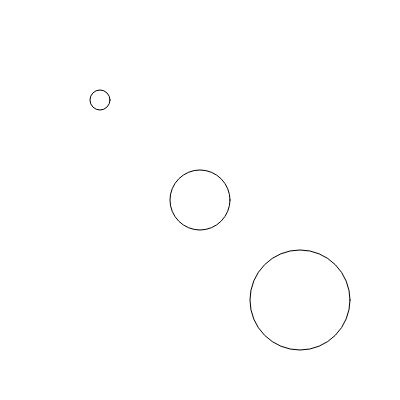
Frame 1 (no input)
Frame 60 (no input): identical to frame 1, image omitted
Frame 120 (the mouse pressed at the canvas centre since frame 60): identical to frame 1, image omitted

The p5.js sketch that drew this single still picture (run headless with seeded random() and noise() and a simulated clock; from frame 60 on, the mouse is pressed at the canvas centre):

// p5.js sketch
// ── sketch.js
class Coin{
  constructor() {
    this.radius = 0;
    this.xposition = 0;
    this.yposition = 0;
  }
  display() {
    circle(this.xposition, this.yposition, this.radius);
  }
}
  
var smallCoin = new Coin();
var mediumCoin = new Coin();
var largeCoin = new Coin();

function setup() {
  createCanvas(400,400);
}

function draw() {
  background("white");
  smallCoin.xposition = 100;
  smallCoin.yposition = 100;
  smallCoin.radius = 20;
  smallCoin.display();
  
  mediumCoin.xposition = 200;
  mediumCoin.yposition = 200;
  mediumCoin.radius = 60;
  mediumCoin.display();
  
  largeCoin.xposition = 300;
  largeCoin.yposition = 300;
  largeCoin.radius = 100;
  largeCoin.display();
  
}
